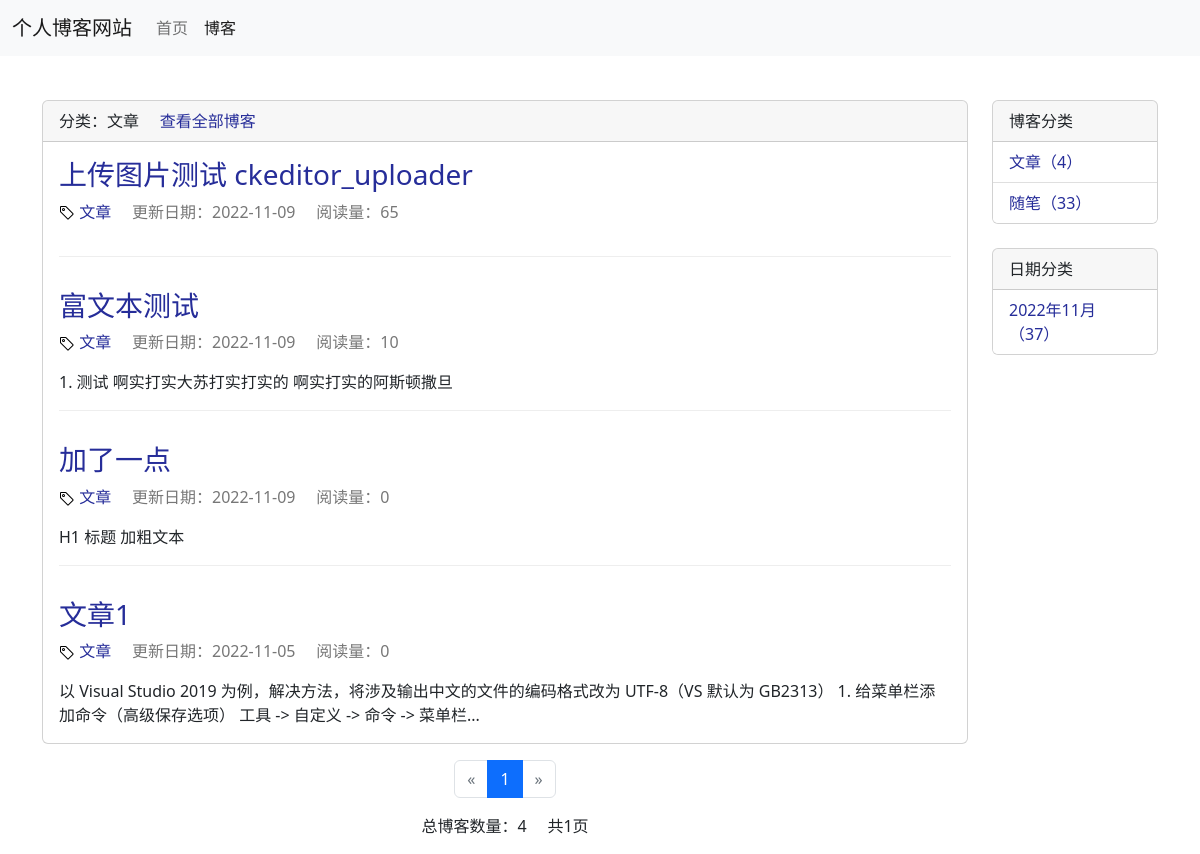
The page /blog/type/1 on the database its author committed.
### blog/models.py (models this page shows, shortened)
class BlogType(models.Model):
    type_name = models.CharField(verbose_name='博客类型', max_length=15)
    def __str__(self):
        return self.type_name

class Blog(models.Model, ReadNumExpandMethod):
    title = models.CharField(verbose_name='标题', max_length=50)
    blog_type = models.ForeignKey(verbose_name='博客类型', to=BlogType, on_delete=models.DO_NOTHING)
    content = RichTextUploadingField(verbose_name='内容')
    author = models.ForeignKey(verbose_name='作者', to=User, on_delete=models.DO_NOTHING)
    read_details = GenericRelation(ReadDetail)  # 关联模型
    create_time = models.DateTimeField(verbose_name='创建时间', auto_now_add=True)
    last_update_time = models.DateTimeField(verbose_name='最后更新时间', auto_now=True)
    class Meta:
        ordering = ['-create_time']

### read_statistics/models.py (models this page shows)
class ReadNum(models.Model):
    read_num = models.IntegerField(verbose_name='文章阅读数量', default=0)
    content_type = models.ForeignKey(ContentType, on_delete=models.DO_NOTHING)
    object_id = models.PositiveIntegerField()
    content_object = GenericForeignKey('content_type', 'object_id')

### blog/views.py (the view)
# urls.py: path('type/<int:blog_type_pk>', views.blogs_with_type, name='blogs_with_type'),
def blogs_with_type(request, blog_type_pk):
    blog_type = get_object_or_404(BlogType, pk=blog_type_pk)
    blogs_all_list = Blog.objects.filter(blog_type=blog_type)
    context = get_blog_list_common_data(request, blogs_all_list)
    context['blog_type'] = blog_type
    return render(request, 'blog/blogs_with_type.html', context)

### read_statistics/models.py (called while the page is built)
    def get_read_num(self):
        try:
            ct = ContentType.objects.get_for_model(self)
            read_num = ReadNum.objects.get(content_type=ct, object_id=self.pk).read_num
            return read_num
        except exceptions.ObjectDoesNotExist as e:
            return 0

### blog/templates/blog/blogs_with_type.html (shortened to what this page needs)
{% extends 'blog/blog_list.html' %}
{% load static %}
{% block blog_list_title %}
    分类：{{ blog_type.type_name }}
    <a href="{% url 'blog_list' %}">查看全部博客</a>
{% endblock %}

### blog/templates/blog/blog_list.html (shortened to what this page needs)
{% extends 'base.html' %}
{% load static %}
{% block css_styles01 %}
    <link rel="stylesheet" href="{% static 'css/blog_list.css' %}">
{% endblock %}
{% block nav-blog-active %}active{% endblock %}
{% block content %}
    <div class="container">
        <div class="row">
            <div class="col-sm-8 col-md-9 col-lg-10">
                <div class="card mb-3">
                    <div class="card-header">
                        {% block blog_list_title %}博客列表{% endblock %}
                    </div>
                    <div class="card-body">
                        {% for blog in blogs %}
                            <div class="blog-list">
                                <h3 class="card-title"><a href="{% url 'blog_detail' blog.pk %}">{{ blog.title }}</a>
                                </h3>
                                <p class="blog-list-info">
                                    <img src="{% static 'res/icons/tag.svg' %}" alt="分类"><a
                                        href="{% url 'blogs_with_type' blog.blog_type.pk %}"> {{ blog.blog_type }}</a>
                                    &nbsp;&nbsp;&nbsp;
                                    更新日期：{{ blog.last_update_time|date:'Y-m-d' }}
                                    &nbsp;&nbsp;&nbsp;
                                    阅读量：{{ blog.get_read_num }}
                                </p>
                                <p class="card-text">{{ blog.content|truncatechars:120|striptags }}</p>
                            </div>
                        {% empty %}
                            <div class="blog_list">
                                <h3 class="card-text">暂无博客，敬请期待</h3>
                            </div>
                        {% endfor %}
                    </div>
                </div>
                <div class="paginator">
                    <nav aria-label="Page navigation example">
                        <ul class="pagination justify-content-center">
                            <li class="page-item">
                                {% if page_of_blogs.has_previous %}
                                    <a class="page-link" href="?page={{ page_of_blogs.previous_page_number }}"
                                       aria-label="Previous">
                                        <span aria-hidden="true">&laquo;</span>
                                    </a>
                                {% else %}
                                    <a class="page-link disabled" href="#" aria-label="Previous">
                                        <span aria-hidden="true">&laquo;</span>
                                    </a>
                                {% endif %}
                            </li>
                            {% for page_num in page_range %}
                                <li class="page-item {% if page_num == page_of_blogs.number %}active{% endif %} {% if page_num == '...' %}disabled{% endif %}">
                                    <a class="page-link" href="?page={{ page_num }}">{{ page_num }}</a>
                                </li>
                            {% endfor %}
                            <li class="page-item">
                                {% if page_of_blogs.has_next %}
                                    <a class="page-link" href="?page={{ page_of_blogs.next_page_number }}"
                                       aria-label="Next">
                                        <span aria-hidden="true">&raquo;</span>
                                    </a>
                                {% else %}
                                    <a class="page-link disabled" href="#" aria-label="Next">
                                        <span aria-hidden="true">&raquo;</span>
                                    </a>
                                {% endif %}
                            </li>
                        </ul>
                    </nav>
                </div>
                <div class="count">
                    <p>
                        总博客数量：{{ page_of_blogs.paginator.count }}
                        &nbsp;&nbsp;&nbsp;
                        共{{ page_of_blogs.paginator.num_pages }}页
                    </p>
                </div>
            </div>
            <div class="col-sm-4 col-md-3 col-lg-2">
                <div class="card">
                    <div class="card-header">
                        博客分类
                    </div>
                    <ul class="list-group list-group-flush">
                        {% for blog_type in blog_types %}
                            <li class="list-group-item"><a
                                    href="{% url 'blogs_with_type' blog_type.pk %}">{{ blog_type.type_name }}（{{ blog_type.blog_count }}）</a>
                            </li>
                        {% empty %}
                            <li class="list-group-item">暂无分类</li>
                        {% endfor %}
                    </ul>
                </div>
                <br>
                <div class="card">
                    <div class="card-header">
                        日期分类
                    </div>
                    <ul class="list-group list-group-flush">
                        {% for blog_date, blog_count in blog_dates.items %}
                            <li class="list-group-item"><a
                                    href="{% url 'blogs_with_date' blog_date.year blog_date.month %}">{{ blog_date|date:'Y年m月' }}（{{ blog_count }}）</a>
                            </li>
                        {% empty %}
                            <li class="list-group-item">暂无分类</li>
                        {% endfor %}
                    </ul>
                </div>
            </div>
        </div>
    </div>
{% endblock %}

### static/css/base.css (style rules this page uses)
body { margin-top: 100px; }
a { text-decoration: none; color: #262d99; }

### blog/static/css/blog_list.css (style rules this page uses)
.blog-list:not(:last-child) { margin-bottom: 2rem; padding-bottom: 1rem; border-bottom: 1px solid #eee; }
.blog-list-info { color: #777; }
.count { text-align: center; }

### rows shown on the page
BlogType: type_name "文章", blog_count "4"
Blog: title "上传图片测试 ckeditor_uploader", blog_type "文章", last_update_time "2022-11-09", get_read_num "65"
Blog: title "富文本测试", blog_type "文章", last_update_time "2022-11-09", get_read_num "10", content "1. 测试 啊实打实大苏打实打实的 啊实打实的阿斯顿撒旦"
Blog: title "加了一点", blog_type "文章", last_update_time "2022-11-09", get_read_num "0", content "H1 标题 加粗文本"
Blog: title "文章1", blog_type "文章", last_update_time "2022-11-05", get_read_num "0", content "以 Visual Studio 2019 为例，解决方法，将涉及输出中文的文件的编码格式改为 UTF-8（VS 默认为 GB2313） 1. 给菜单栏添加命令（高级保存选项） 工具 -> 自定义 -> 命令 -> 菜单栏..."
BlogType: type_name "随笔", blog_count "33"

### other values the page prints
{{ page_num }} "1"
{{ page_of_blogs.paginator.count }} "4"
{{ page_of_blogs.paginator.num_pages }} "1"
{{ blog_date|date:'Y年m月' }} "2022年11月"
{{ blog_count }} "37"
